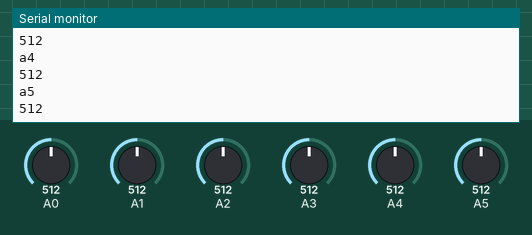
The sketch below on a simulated Arduino Uno, built with avr-gcc and run on an emulated ATmega328P. Shown: the last lines printed to the serial monitor. The inputs (shaded band) are chosen by the test bench; at power-on: A0 = 512, A1 = 512, A2 = 512, A3 = 512, A4 = 512, A5 = 512.

Above: at 1.2 s.
1.3 s: A0 set to 716
2.8 s: A1 set to 306
At 3.5 s:
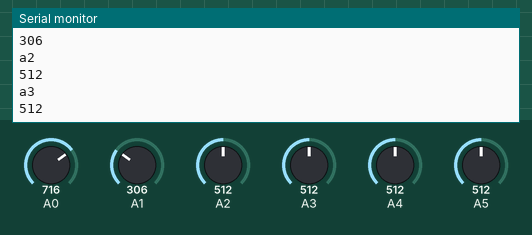
4.3 s: A2 set to 992
At 5.1 s:
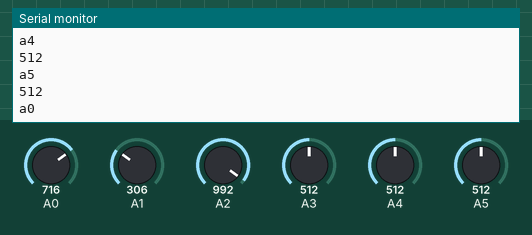
5.8 s: A3 set to 30
At 6.4 s:
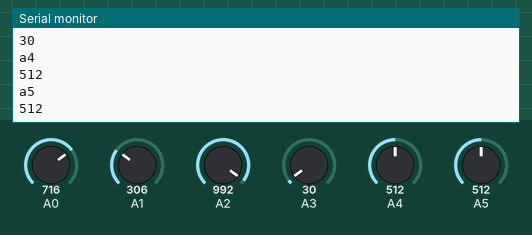
7.3 s: A4 set to 30
At 7.9 s:
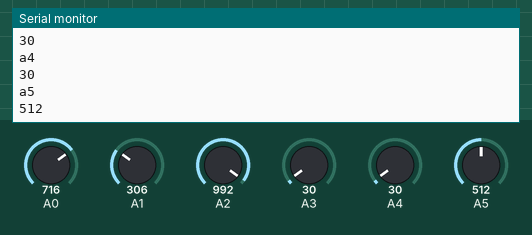
Timing chart, 0 to 9.8 s (numbered marks = the images above; inputs shaded):
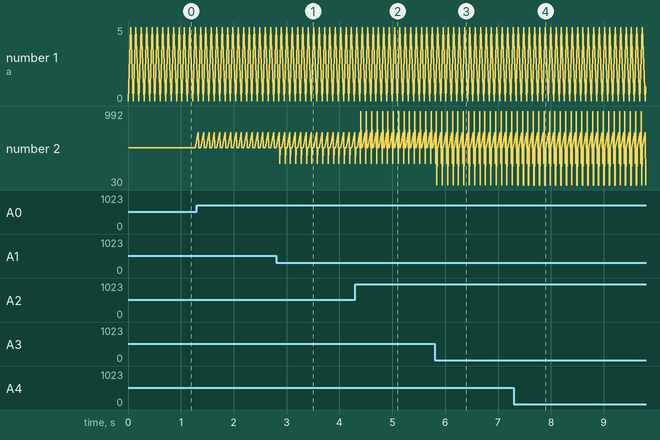

The sketch:

gyro_try.ino
```cpp
int a0,a1,a2,a3,a4,a5;

void setup() {
pinMode(A0,INPUT);
pinMode(A1,INPUT);
pinMode(A2,INPUT);
pinMode(A3,INPUT);
pinMode(A4,INPUT);
pinMode(A5,INPUT);
Serial.begin(9600);
Serial.println("setup");
  // put your setup code here, to run once:

}

void loop() {
a0=analogRead(A0);
a1=analogRead(A1);
a2=analogRead(A2);
a3=analogRead(A3);
a4=analogRead(A4);
a5=analogRead(A5);
Serial.println("a0");
Serial.println(a0);
Serial.println("a1");
Serial.println(a1);
Serial.println("a2");
Serial.println(a2);
Serial.println("a3");
Serial.println(a3);
Serial.println("a4");
Serial.println(a4);
Serial.println("a5");
Serial.println(a5);


  delay(100);


  // put your main code here, to run repeatedly:

}
```

Measured:
- after the input at 2.8 s, the serial monitor: prints a new line after 0.07 s (image 1)
- after the input at 4.3 s, the serial monitor: prints a new line after 0.11 s (image 2)
- after the input at 5.8 s, the serial monitor: prints a new line at once (image 3)
- plotted number 2: 512 → 306 after the input at 2.8 s
